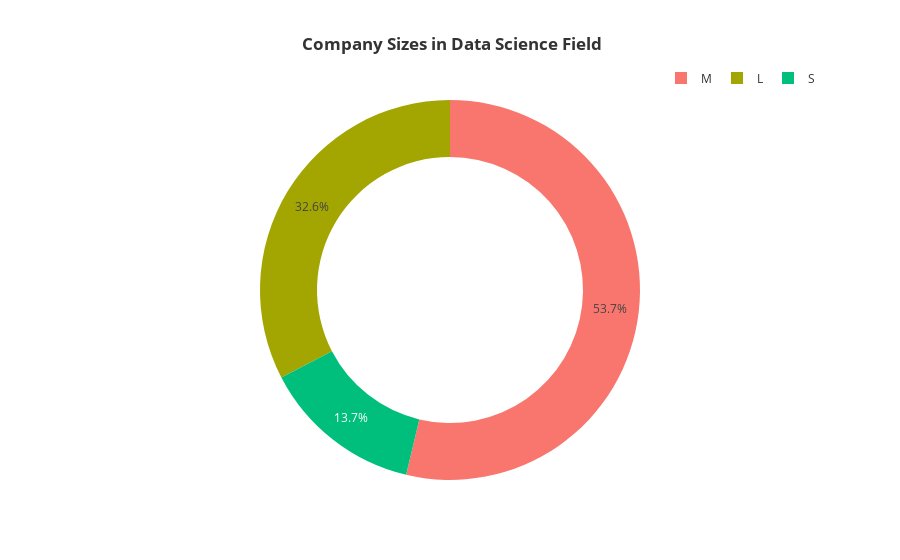

This figure's notebook cell:
### Code cell
fig=px.pie(df.groupby('company_size',as_index=False)['salary_in_usd'].count().sort_values(by='salary_in_usd',ascending=False).head(10),names='company_size',values='salary_in_usd',color='company_size',hole=0.7,labels={'company_size':'Company Size','salary_in_usd':'count'},template='ggplot2',title='<b> Company Sizes in Data Science Field')
fig.update_layout(title_x=0.5,legend=dict(orientation='h',yanchor='bottom',y=1.02,xanchor='right',x=1))

### Figure 1 — Plotly figure (JSON) as saved in the notebook; plotly's stock layout.template omitted (floating-point values rounded to 4 significant figures)
{"data": [{"customdata": [["M"], ["L"], ["S"]], "domain": {"x": [0, 1], "y": [0, 1]}, "hole": 0.7, "hovertemplate": "Company Size=%{customdata[0]}<br>count=%{value}<extra></extra>", "labels": ["M", "L", "S"], "legendgroup": "", "marker": {"colors": ["#F8766D", "#A3A500", "#00BF7D"]}, "name": "", "showlegend": true, "type": "pie", "values": [326, 198, 83]}], "layout": {"legend": {"orientation": "h", "tracegroupgap": 0, "x": 1, "xanchor": "right", "y": 1.02, "yanchor": "bottom"}, "title": {"text": "<b> Company Sizes in Data Science Field", "x": 0.5}}}
